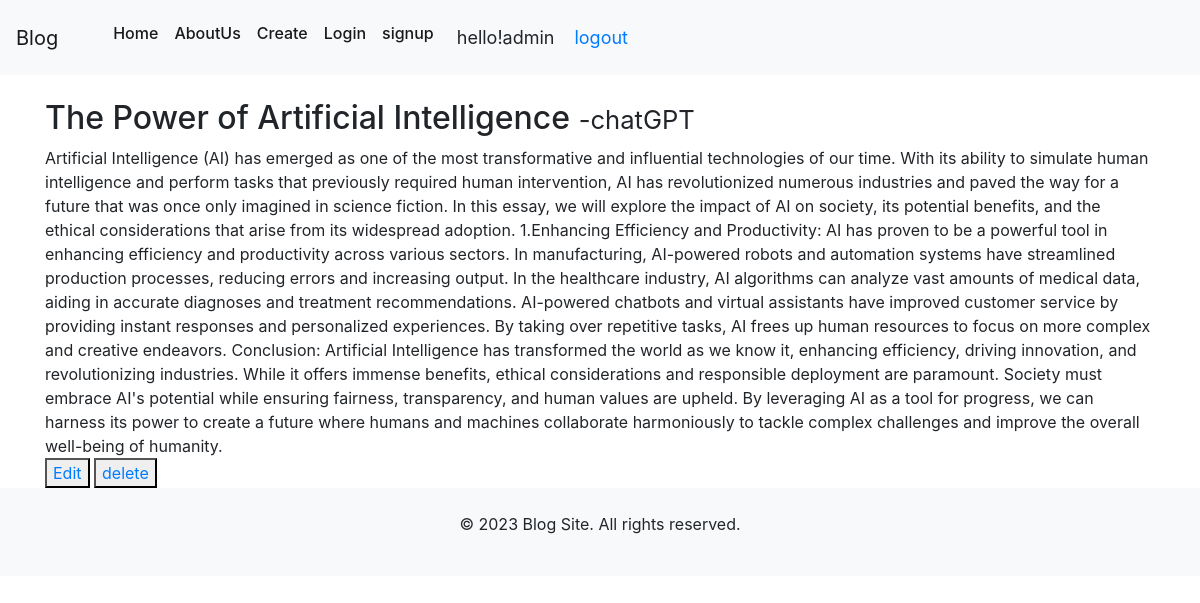
Page /readmore/1 (signed in) on the committed database.
### app/models.py (models this page shows, shortened)
class Blog(models.Model):
   title=models.CharField(max_length=150)
   body=models.TextField()
   author=models.CharField(max_length=20)

### app/views.py (the view)
# urls.py: path('readmore/<int:pk>',views.readmore,name='readmore'),
def readmore(request,pk):
    blog=get_object_or_404(Blog,id=pk)
    return render(request,'detail.html',{'blog':blog})

### templates/detail.html (shortened to what this page needs)
{% extends 'base.html' %}
    {% block content%}
  <br/>
  <h2>{{blog.title }} <small>{{blog.author}}</small>
  </h2>
  {{blog.body}}
  <br>
  <button> <a href="{% url 'editblog' blog.pk  %}">Edit</a></button>
  <button><a href="{% url 'delete' blog.pk %}">delete</a></button>
{% endblock %}

### templates/header.html (shortened to what this page needs)
<header>
    <nav class="navbar navbar-expand-lg navbar-light bg-light">
      <a class="navbar-brand" href="/">Blog</a>
      <nav class="navbar navbar-expand-lg bg-body-tertiary">
        <div class="container-fluid">
          <div class="collapse navbar-collapse" id="navbarNavAltMarkup">
            <div class="navbar-nav">
              <a class="nav-link active" aria-current="page" href="{% url 'home' %}"><h6>Home</h6></a>
              <a class="nav-link active" href="{% url 'about' %}"><h6>AboutUs</h6></a>
              <a class="nav-link active" href="{% url 'create' %}"><h6>Create</h6></a>
              <a class="nav-link active" href="{% url 'login' %}"><h6>Login</h6></a>
              <a class="nav-link active" href="{% url 'register' %}"><h6>signup</h6></a>
            </div>
          </div>
        </div>
        <span class="hello-msg">hello!{{request.user}}</span>
        <span class="hello-msg"><a href="{% url 'logout' %}">logout</a></span>
      </nav>
      </nav>
  </header>

### templates/header.html (style rules this page uses)
.hello-msg { font-size: 18px; margin-right: 20px; }

### rows in the picture
Blog: title "The Power of Artificial Intelligence", author "-chatGPT", body "Artificial Intelligence (AI) has emerged as one of the most transformative and influential technologies of our time. With its ability to simulate human intelligence and perform tasks that previously required human intervention, AI has revolutionized numerous industries and paved the way for a future that was once only imagined in science fiction. In this essay, we will explore the impact of AI on society, its potential benefits, and the ethical considerations that arise from its widespread adoption. 1.Enhancing Efficiency and Productivity: AI has proven to be a powerful tool in enhancing efficiency and productivity across various sectors. In manufacturing, AI-powered robots and automation…"

### other values in the picture
{{ request.user }} "admin"
